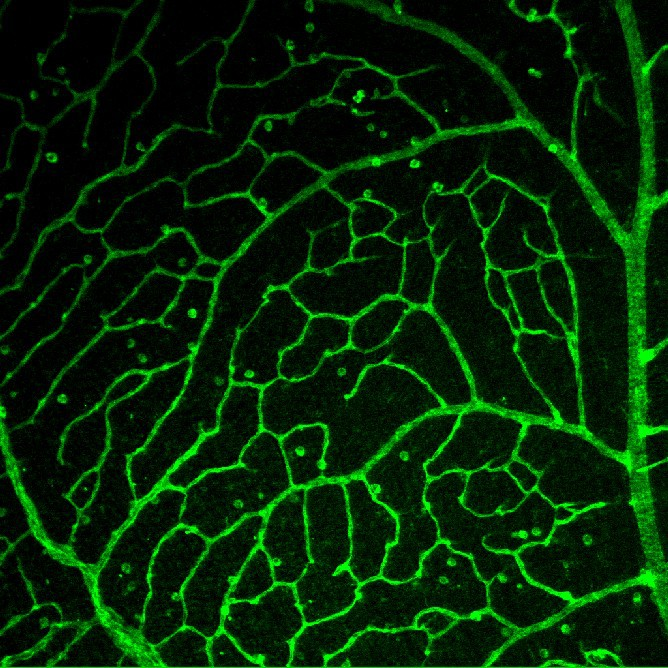
#> input picture 17_CV_notebooks/bloodvessels.jpg, 668 x 668 px
$ jupyter execute 17_morphology_IC.ipynb   (shell and % lines are left out)
#> lines starting #> are read from the running program, lines starting #| are printed output that depends on the picture; after the words box and inside, x2 and y2 are one past the last pixel; in counts of white or black regions, pixels touching at a corner belong together
[cell 1]
import numpy as np
from matplotlib import pyplot as plt
plt.rcParams['axes.labelsize'] = 20
plt.rcParams['xtick.labelsize'] = 16
plt.rcParams['ytick.labelsize'] = 16

[cell 2]
# load image and binarize with local threshold
from skimage.io import imread
img = imread('bloodvessels.jpg')[200:,200:,:] # we use the bottom right part of the image
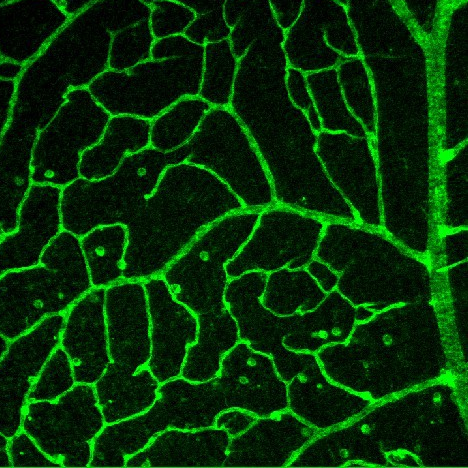
#> img: shape (468, 468, 3); mean R, G, B 5.9, 49.9, 6.2
gray = img[:,:,1]  # we use the green channel as a BW image
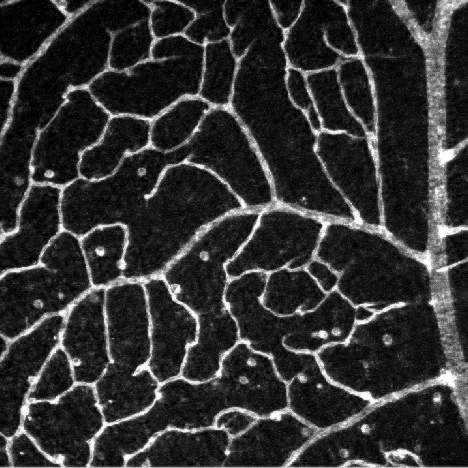
#> gray: shape (468, 468); min 0, max 255, mean 49.9

from skimage import filters
local = filters.threshold_local(gray, 251, offset = -12) # there is an intensity gradient in the image
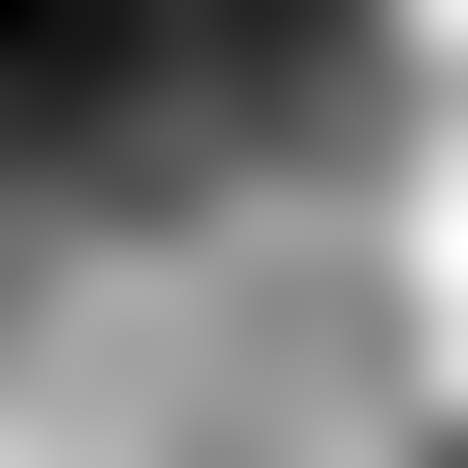
#> local: shape (468, 468) float64; min 38.75, max 85.34, mean 61.9; drawn with min black and max white
bw = (gray > local)
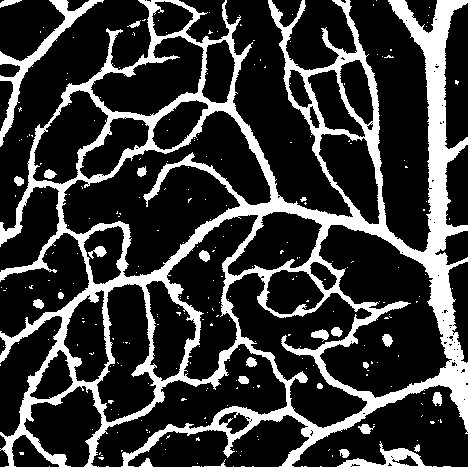
#> bw: shape (468, 468) bool; 22.4% white; 253 white regions (230 under 20 px), largest, box (x1, y1, x2, y2) and area: (0, 0, 468, 468) 45239, (0, 0, 104, 147) 1817, (311, 329, 329, 342) 133

plt.figure(figsize=(18,7))

plt.subplot(121)
plt.imshow(img)
plt.axis('off')
plt.title('blood vessels', fontsize=20)

plt.subplot(122)
plt.imshow(bw, cmap= 'gray')
plt.axis('off')
plt.title('binarized', fontsize=20)

plt.show()

[cell 3]
# comparison of erosion and dilation
from skimage.morphology import square, disk, erosion,  dilation

selem = square(3)
eroded = erosion(bw, selem)
#> eroded: shape (468, 468) bool; 13.7% white; 70 white regions (38 under 20 px), largest, box (x1, y1, x2, y2) and area: (0, 0, 468, 468) 26339, (0, 0, 102, 145) 1211, (338, 449, 431, 468) 535
dilated = dilation(bw, selem)
#> dilated: shape (468, 468) bool; 31.8% white; 115 white regions (80 under 20 px), largest, box (x1, y1, x2, y2) and area: (0, 0, 468, 468) 64198, (0, 0, 105, 148) 2454, (431, 391, 443, 407) 162

plt.figure(figsize=(18,7))
plt.subplot(131)
plt.imshow(bw[300:, 300:], cmap= 'gray')
plt.axis('off')
plt.title('binarized', fontsize=20)

plt.subplot(132)
plt.imshow(eroded[300:, 300:], cmap= 'gray')
plt.axis('off')
plt.title('eroded', fontsize=20)

plt.subplot(133)
plt.imshow(dilated[300:, 300:], cmap= 'gray')
plt.axis('off')
plt.title('dilation', fontsize=20)
plt.show()

[cell 4]
# comparison opening and closing
from skimage.morphology import opening, closing

selem = square(4)
opened = opening(bw, selem)
#> opened: shape (468, 468) bool; 20.5% white; 76 white regions (13 under 20 px), largest, box (x1, y1, x2, y2) and area: (0, 0, 468, 468) 31768, (0, 128, 76, 280) 1873, (0, 0, 97, 145) 1770
closed = closing(bw, selem)
#> closed: shape (468, 468) bool; 23.6% white; 141 white regions (127 under 20 px), largest, box (x1, y1, x2, y2) and area: (0, 0, 468, 468) 48474, (0, 0, 104, 147) 1877, (432, 392, 442, 406) 110

plt.figure(figsize=(18,7))
plt.subplot(131)
plt.imshow(bw[300:, 300:], cmap= 'gray')
plt.axis('off')
plt.title('binarized', fontsize=20)

plt.subplot(132)
plt.imshow(opened[300:, 300:], cmap= 'gray')
plt.axis('off')
plt.title('opening', fontsize=20)

plt.subplot(133)
plt.imshow(closed[300:, 300:], cmap= 'gray')
plt.axis('off')
plt.title('closing', fontsize=20)
plt.show()
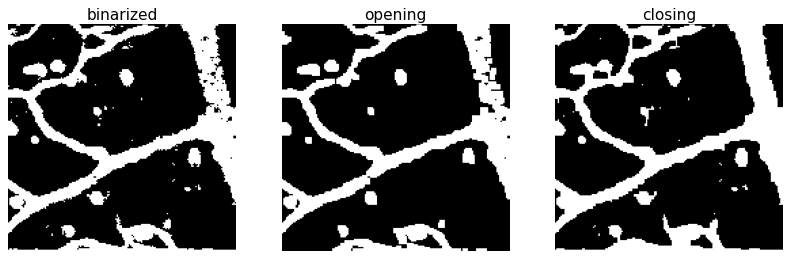
#> figure drawn by matplotlib, 3 panels

[cell 5]
# opening after closing optimizes  the binarized image
selem = square(3)
op_cl = opening(closed, selem)
#> op_cl: shape (468, 468) bool; 23% white; 35 white regions (15 under 20 px), largest, box (x1, y1, x2, y2) and area: (0, 0, 468, 468) 46240, (0, 0, 103, 146) 1853, (337, 445, 437, 468) 954

plt.figure(figsize=(16,7))

plt.subplot(121)
plt.imshow(img, cmap= 'gray')
plt.axis('off')
plt.title('raw image', fontsize=20)

plt.subplot(122)
plt.imshow(op_cl, cmap= 'gray')
plt.axis('off')
plt.title('opening after closing', fontsize=20)
plt.show()

[cell 6]
# skeletonize the cleaned binary image

from skimage.morphology import skeletonize
skel = skeletonize(op_cl)
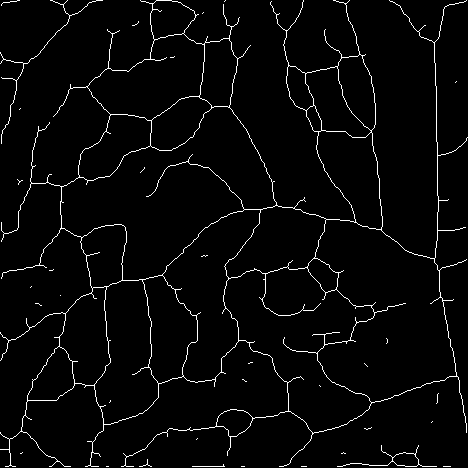
#> skel: shape (468, 468) bool; 3.1% white in thin lines or dots

plt.figure(figsize=(18,7))

plt.subplot(121)
plt.imshow(op_cl[200:, 200:], cmap= 'gray')
plt.axis('off')
plt.title('opening after closing', fontsize=20)

plt.subplot(122)
plt.imshow(skel[200:, 200:], cmap= 'gray')
plt.axis('off')
plt.title('skeletonization', fontsize=20)
plt.show()
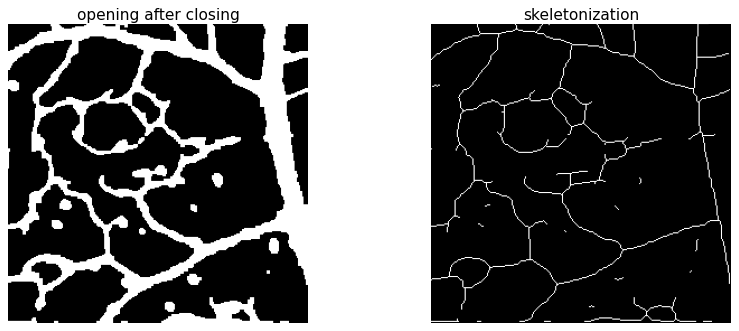
#> figure drawn by matplotlib, 2 panels

[cell 7]
# visualize skeleton in raw image
from skimage import color
img_c = np.uint8(0.5*np.copy(img))
img_c[:,:,0] = 255 * skel
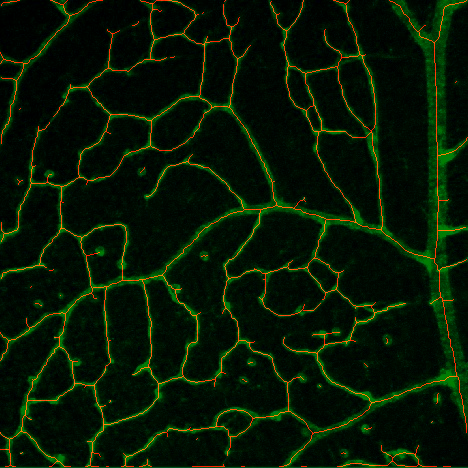
#> img_c: shape (468, 468, 3); mean R, G, B 7.8, 24.7, 2.9

plt.figure(figsize=(12,12))
plt.imshow(img_c)
plt.axis('off')
plt.title('blood vessels with skeleton', fontsize=20)
plt.show()

### In class exercise: draw skeleton of river

[cell 8]
img = imread('Tikhaya_river_c.jpg') #Image: Игорь Шпиленок
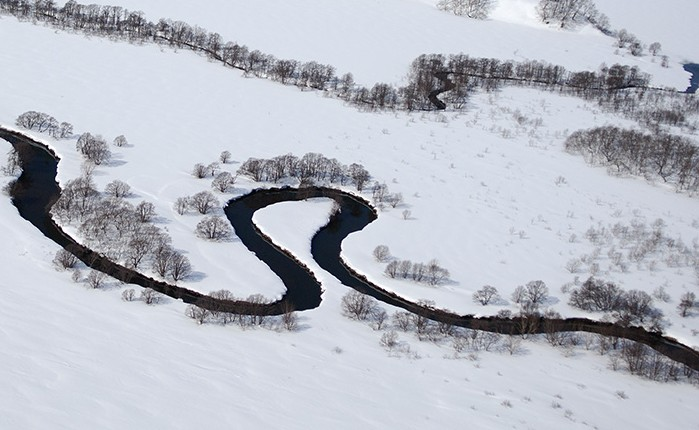
#> input picture 17_CV_notebooks/Tikhaya_river_c.jpg, 699 x 430 px
#> img is the input picture: shape (430, 699, 3); mean R, G, B 181.2, 184.8, 194.8
gray = img[:,:,2]  # we use the blue channel as a BW image
#> gray: shape (430, 699)
bw = (gray < 60)
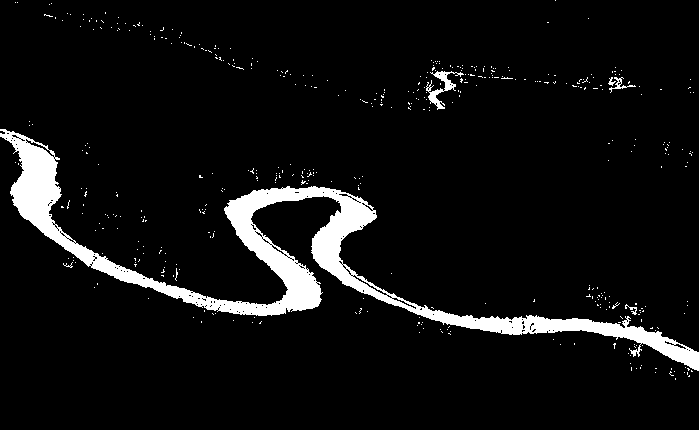
#> bw: shape (430, 699) bool; 6.5% white; 442 white regions (437 under 20 px), largest, box (x1, y1, x2, y2) and area: (0, 129, 699, 371) 18110, (426, 71, 464, 110) 422, (609, 77, 636, 93) 94, (625, 304, 637, 315) 44, (608, 77, 616, 86) 30

plt.figure(figsize=(17,24))
plt.subplot(211)
plt.imshow(img)
plt.axis('off')
plt.title('river in winter', fontsize=20)

plt.subplot(212)
plt.imshow(bw, cmap= 'gray')
plt.axis('off')
plt.title('binarized and inverted', fontsize=20)

plt.show()
